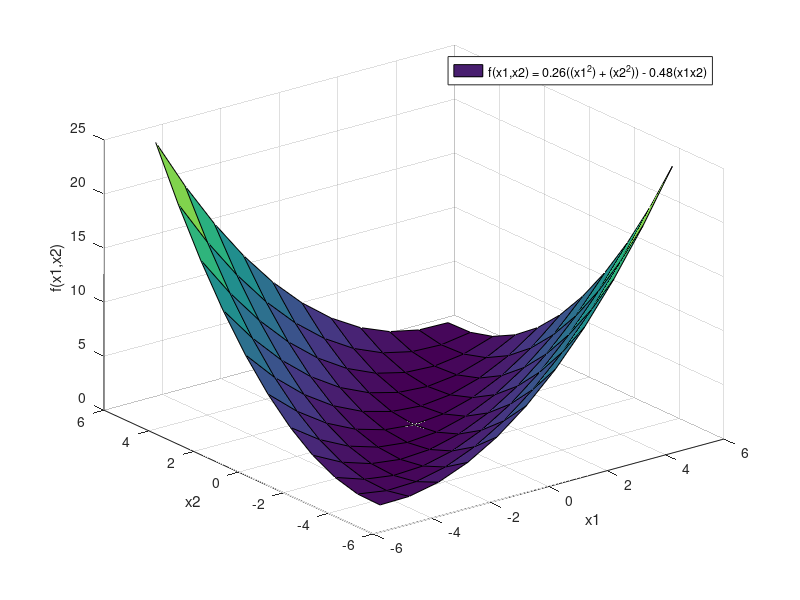

MATLAB code to generate this figure:
[x1,x2] = meshgrid(-5:1:5,-5:1:5);
z = 0.26.*((x1.^2) + (x2.^2)) - 0.48.*(x1.*x2);
surf(x1,x2,z);
xlabel('x1');
ylabel('x2');
zlabel('f(x1,x2)');
legend('f(x1,x2) = 0.26((x1^2) + (x2^2)) - 0.48(x1x2)');
